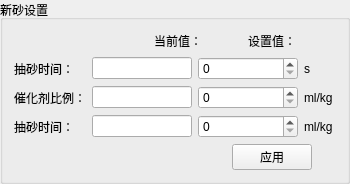
        <widget class="QGroupBox" name="groupBox_4">
         <property name="title">
          <string>新砂设置</string>
         </property>
         <layout class="QVBoxLayout" name="verticalLayout_4">
          <item>
           <layout class="QVBoxLayout" name="verticalLayout_3">
            <item>
             <layout class="QVBoxLayout" name="verticalLayout_2">
              <item>
               <layout class="QHBoxLayout" name="horizontalLayout_2">
                <item>
                 <spacer name="horizontalSpacer">
                  <property name="orientation">
                   <enum>Qt::Horizontal</enum>
                  </property>
                  <property name="sizeType">
                   <enum>QSizePolicy::Fixed</enum>
                  </property>
                  <property name="sizeHint" stdset="0">
                   <size>
                    <width>140</width>
                    <height>20</height>
                   </size>
                  </property>
                 </spacer>
                </item>
                <item>
                 <widget class="QLabel" name="label_36">
                  <property name="maximumSize">
                   <size>
                    <width>16777215</width>
                    <height>30</height>
                   </size>
                  </property>
                  <property name="text">
                   <string>当前值：</string>
                  </property>
                 </widget>
                </item>
                <item>
                 <spacer name="horizontalSpacer_2">
                  <property name="orientation">
                   <enum>Qt::Horizontal</enum>
                  </property>
                  <property name="sizeType">
                   <enum>QSizePolicy::Fixed</enum>
                  </property>
                  <property name="sizeHint" stdset="0">
                   <size>
                    <width>40</width>
                    <height>20</height>
                   </size>
                  </property>
                 </spacer>
                </item>
                <item>
                 <widget class="QLabel" name="label_37">
                  <property name="maximumSize">
                   <size>
                    <width>16777215</width>
                    <height>30</height>
                   </size>
                  </property>
                  <property name="text">
                   <string>设置值：</string>
                  </property>
                 </widget>
                </item>
                <item>
                 <spacer name="horizontalSpacer_3">
                  <property name="orientation">
                   <enum>Qt::Horizontal</enum>
                  </property>
                  <property name="sizeHint" stdset="0">
                   <size>
                    <width>40</width>
                    <height>20</height>
                   </size>
                  </property>
                 </spacer>
                </item>
               </layout>
              </item>
              <item>
               <layout class="QGridLayout" name="gridLayout_4">
                <item row="0" column="0">
                 <widget class="QLabel" name="label_35">
                  <property name="text">
                   <string>抽砂时间：</string>
                  </property>
                 </widget>
                </item>
                <item row="0" column="1">
                 <widget class="QLineEdit" name="lineEdit_14">
                  <property name="minimumSize">
                   <size>
                    <width>100</width>
                    <height>0</height>
                   </size>
                  </property>
                  <property name="maximumSize">
                   <size>
                    <width>100</width>
                    <height>16777215</height>
                   </size>
                  </property>
                 </widget>
                </item>
                <item row="0" column="2">
                 <widget class="QSpinBox" name="spinBox_14">
                  <property name="minimumSize">
                   <size>
                    <width>100</width>
                    <height>0</height>
                   </size>
                  </property>
                  <property name="maximumSize">
                   <size>
                    <width>100</width>
                    <height>16777215</height>
                   </size>
                  </property>
                 </widget>
                </item>
                <item row="0" column="3">
                 <widget class="QLabel" name="label_42">
                  <property name="text">
                   <string>s</string>
                  </property>
                 </widget>
                </item>
                <item row="1" column="0">
                 <widget class="QLabel" name="label_38">
                  <property name="text">
                   <string>催化剂比例：</string>
                  </property>
                 </widget>
                </item>
                <item row="1" column="1">
                 <widget class="QLineEdit" name="lineEdit_15">
                  <property name="minimumSize">
                   <size>
                    <width>100</width>
                    <height>0</height>
                   </size>
                  </property>
                  <property name="maximumSize">
                   <size>
                    <width>100</width>
                    <height>16777215</height>
                   </size>
                  </property>
                 </widget>
                </item>
                <item row="1" column="2">
                 <widget class="QSpinBox" name="spinBox_15">
                  <property name="minimumSize">
                   <size>
                    <width>100</width>
                    <height>0</height>
                   </size>
                  </property>
                  <property name="maximumSize">
                   <size>
                    <width>100</width>
                    <height>16777215</height>
                   </size>
                  </property>
                 </widget>
                </item>
                <item row="1" column="3">
                 <widget class="QLabel" name="label_40">
                  <property name="text">
                   <string>ml/kg</string>
                  </property>
                 </widget>
                </item>
                <item row="2" column="0">
                 <widget class="QLabel" name="label_39">
                  <property name="text">
                   <string>抽砂时间：</string>
                  </property>
                 </widget>
                </item>
                <item row="2" column="1">
                 <widget class="QLineEdit" name="lineEdit_16">
                  <property name="minimumSize">
                   <size>
                    <width>100</width>
                    <height>0</height>
                   </size>
                  </property>
                  <property name="maximumSize">
                   <size>
                    <width>100</width>
                    <height>16777215</height>
                   </size>
                  </property>
                 </widget>
                </item>
                <item row="2" column="2">
                 <widget class="QSpinBox" name="spinBox_16">
                  <property name="minimumSize">
                   <size>
                    <width>100</width>
                    <height>0</height>
                   </size>
                  </property>
                  <property name="maximumSize">
                   <size>
                    <width>100</width>
                    <height>16777215</height>
                   </size>
                  </property>
                 </widget>
                </item>
                <item row="2" column="3">
                 <widget class="QLabel" name="label_41">
                  <property name="text">
                   <string>ml/kg</string>
                  </property>
                 </widget>
                </item>
               </layout>
              </item>
             </layout>
            </item>
            <item>
             <layout class="QHBoxLayout" name="horizontalLayout_3">
              <item>
               <spacer name="horizontalSpacer_10">
                <property name="orientation">
                 <enum>Qt::Horizontal</enum>
                </property>
                <property name="sizeHint" stdset="0">
                 <size>
                  <width>218</width>
                  <height>20</height>
                 </size>
                </property>
               </spacer>
              </item>
              <item>
               <widget class="QPushButton" name="pushButton_4">
                <property name="text">
                 <string>应用</string>
                </property>
               </widget>
              </item>
              <item>
               <spacer name="horizontalSpacer_11">
                <property name="orientation">
                 <enum>Qt::Horizontal</enum>
                </property>
                <property name="sizeHint" stdset="0">
                 <size>
                  <width>18</width>
                  <height>20</height>
                 </size>
                </property>
               </spacer>
              </item>
             </layout>
            </item>
           </layout>
          </item>
         </layout>
        </widget>
